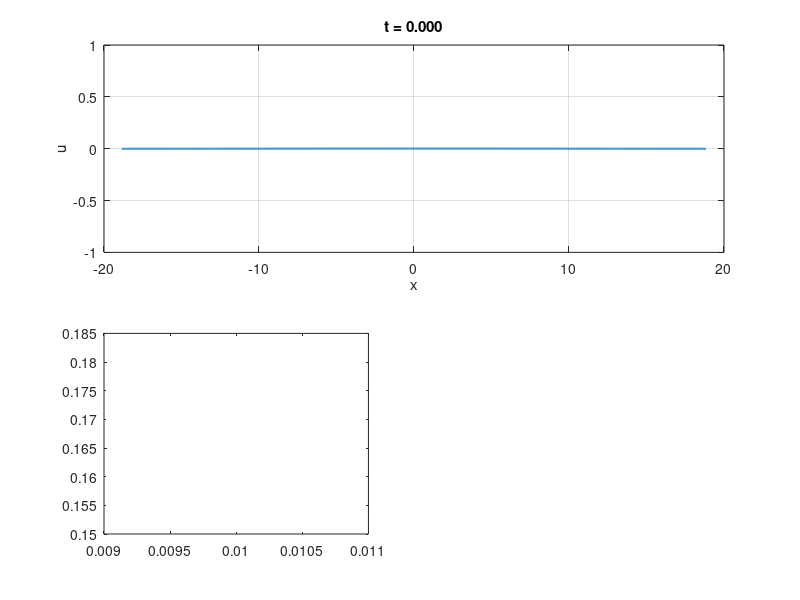

Recreate this plot in MATLAB. (Note: this script raises an error after producing the figure.)
clc; clear; close all;

function [mu_j, k_j] = critical_bifurcation(j, L, mass)
    % Computes the j'th frequencies critical mu and associated eigenvalue
    k_j = 2 * pi * j / L;
    mu_j = 3 * mass^2 + k_j^2;    
end

%% Parameters
t0 = 0.0;
T  = 0.01;
dt = 0.01;

mass = 0;

xscale = 6;
Lx = xscale*pi;
Nx = 2^12;

[mu, ~] = critical_bifurcation(5, 2 * Lx, mass);

%% Video paramaters
plot_dt = 0.01; 
plot_every = round(plot_dt / dt); % make multiple of dt
save_video = true;

%% Find k_j's for initial data
k_j = pi * [0:7] / Lx;

%% discretization
% time discretization
t = t0:dt:T;
num_time_steps = length(t);

% spatial grid
dx = 2*Lx/Nx;
x = (-Nx/2:Nx/2-1)*dx;

% Fourier wavenumbers
kx = pi*[0:Nx/2-1 -Nx/2:-1]/Lx;
Laplacian_hat = -kx.^2;

%% Linear operator:
L_operator = -(Laplacian_hat.^2);

%% 2/3 dealiasing mask
kx_max = max(abs(kx));
dealias_mask = abs(kx) <= (2/3)*kx_max;

%% ETDRK4 setup
E  = exp(dt*L_operator);
E2 = exp(dt*L_operator/2);
M = 16; % no. of points for complex means
r = exp(1i*pi*((1:M)-0.5)/M); % roots of unity
Lvec = L_operator(:);
LR = dt*Lvec(:,ones(M,1)) + r(ones(numel(L_operator),1),:);

Q  = dt*real(mean((exp(LR/2)-1)./LR,2)).';
f1 = dt*real(mean((-4-LR + exp(LR).*(4-3*LR+LR.^2))./LR.^3 ,2)).';
f2 = dt*real(mean((2+LR + exp(LR).*(-2+LR))./LR.^3 ,2)).';
f3 = dt*real(mean((-4-3*LR-LR.^2 + exp(LR).*(4-LR))./LR.^3 ,2)).';

clear LR Lvec


%% Initial condition

k = k_j(2);

% Zero mean white noise
noise = 0.0002 * (rand(1, Nx) - 0.5);
noise = noise - mean(noise);

% Zero mean white noise
%u0 = mass + noise;

% Start at k_bif
u0 = 0.001*cos(k * x) + mass;


video_filename = sprintf('k=%.3f_T=%.0f.mp4', k, T);

% Restart initial conditions
u_hat = fft(u0);
u = u0;

%% Plot setup
fig = figure('Position',[100 100 1200 700], 'Resize', 'off');

%% Pre-allocate tracking metrics
% mean_hist = zeros(1, num_time_steps);
% mean_hist(1) = trapz(u) * dx * 0.5 / Lx;

dominate_mode = NaN(20, 2);
[~, max_index] = max(abs(fft(u - mass)));
dominate_mode(1, :) = [t(1)+1e-2, kx(max_index)];
dom_mode_ind = 1;

%% Subplot 1: Solution (Spans the entire top row)
ax1 = subplot(2,2,[1 2]);
hLine1 = plot(ax1, x, u, 'LineWidth', 1.5);

ylim(ax1, 1.2 * [-sqrt(mu) sqrt(mu)]); 
xlabel(ax1, 'x'); 
ylabel(ax1, 'u');
hTitle1 = title(ax1, sprintf('t = %.3f', t0));

grid(ax1, 'on');

%% Subplot 2: Mean value (Bottom Left)
% ax2 = subplot(2,3,4);
% hLine2 = plot(ax2, t(1), mean_hist(1), 'LineWidth', 2);
% 
% xlabel(ax2, 't'); 
% ylabel(ax2, 'Mass');
% 
% grid(ax2, 'on');

%% Subplot 3: Dominate mode (Bottom Center)
ax3 = subplot(2,2,3);

hLine3 = stairs(ax3, dominate_mode(1, 1), dominate_mode(1, 2), 'LineWidth', 2);

labels = cellstr("k_" + (0:numel(k_j)-1));
yline(ax3, k_j, '--r', labels, 'LineWidth', 2);    

xlabel(ax3, 't'); 
ylabel(ax3, 'Wavenumber (k)');

ylim(ax3, [0, k_j(end)]); 
xlim(ax3, [1e-10, T]);

grid(ax3, 'on');
    
%% Subplot 4: Fourier Spectrum (Bottom Right)
ax4 = subplot(2,2,4);
hFreq = plot(ax4, ifftshift(kx), ifftshift(abs(u_hat)), 'LineWidth', 2);

xlabel(ax4, 'k'); 
ylabel(ax4, '$|\hat{u}|$', 'Interpreter', 'latex');

set(ax4, 'YScale', 'log');
xlim(ax4, [-10, 10])
grid(ax4, 'on');

drawnow limitrate

%% GIF setup    
if save_video
    % Initialize the MP4 writer using the H.264 codec
    v = VideoWriter(video_filename, 'MPEG-4');
    v.FrameRate = 30;  % Target frames per second
    v.Quality = 100;   % Highest crispness, lowest compression artifacts
    open(v);

    frame = getframe(fig);
    writeVideo(v, frame);
end

%% Time loop

for n = 2:num_time_steps
    % Stage 1
    u3_nonlinear = u.^3 - mu*u;
    Nu_hat = dealias_mask .* Laplacian_hat .* fft(u3_nonlinear);
    
    % Stage 2
    a_hat = E2.*u_hat + Q.*Nu_hat;
    a = real(ifft(a_hat));
    Na_hat = dealias_mask .* Laplacian_hat .* fft(a.^3 - mu*a);
    
    % Stage 3
    b_hat = E2.*u_hat + Q.*Na_hat;
    b = real(ifft(b_hat));
    Nb_hat = dealias_mask .* Laplacian_hat .* fft(b.^3 - mu*b);
    
    % Stage 4
    c_hat = E2.*a_hat + Q.*(2*Nb_hat - Nu_hat);
    c = real(ifft(c_hat));
    Nc_hat = dealias_mask .* Laplacian_hat .* fft(c.^3 - mu*c);
    
    % Final Time Step Combination
    u_hat = E.*u_hat + f1.*Nu_hat + 2*f2.*(Na_hat + Nb_hat) + f3.*Nc_hat;
    u = real(ifft(u_hat));

    mean_hist(n) = trapz(u) * dx * 0.5 / Lx;
    [~, max_index] = max(abs(fft(u - mass)));
    dom_mode = kx(max_index);

    if dominate_mode(dom_mode_ind, 2) ~= dom_mode
        dom_mode_ind = dom_mode_ind + 1;
        dominate_mode(dom_mode_ind, :) = [t(n), dom_mode];
    end


    % Update figures
    if mod(n - 1, plot_every) == 0
        hLine1.YData = u;
        hTitle1.String = sprintf('t = %.4f', t(n));
        
        % hLine2.XData = t(1:n);
        % hLine2.YData = mean_hist(1:n);
        % axis(ax2, 'tight');
        
        hLine3.XData = [dominate_mode(1:dom_mode_ind, 1); t(n)];
        hLine3.YData = [dominate_mode(1:dom_mode_ind, 2); dominate_mode(dom_mode_ind, 2)];
        %axis(ax3, 'tight');

        hFreq.YData = ifftshift(abs(u_hat));
       
        drawnow limitrate; 
        
        if save_video
            % Capture the current high-res figure frame and write to file
            frame = getframe(fig);
            writeVideo(v, frame);
        end
    end
end

if save_video
    close(v);
end

disp(['Video saved to: ', video_filename])
